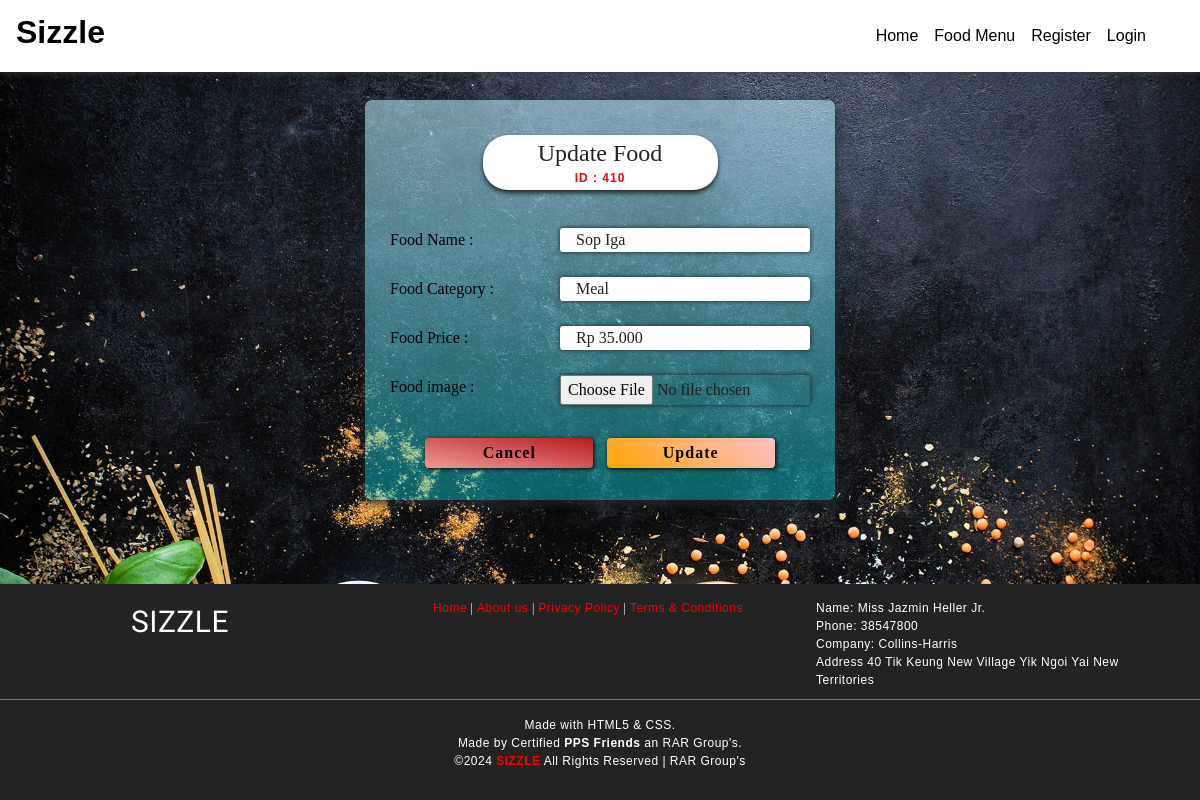
Page /getfood/41 on the earlier database version.
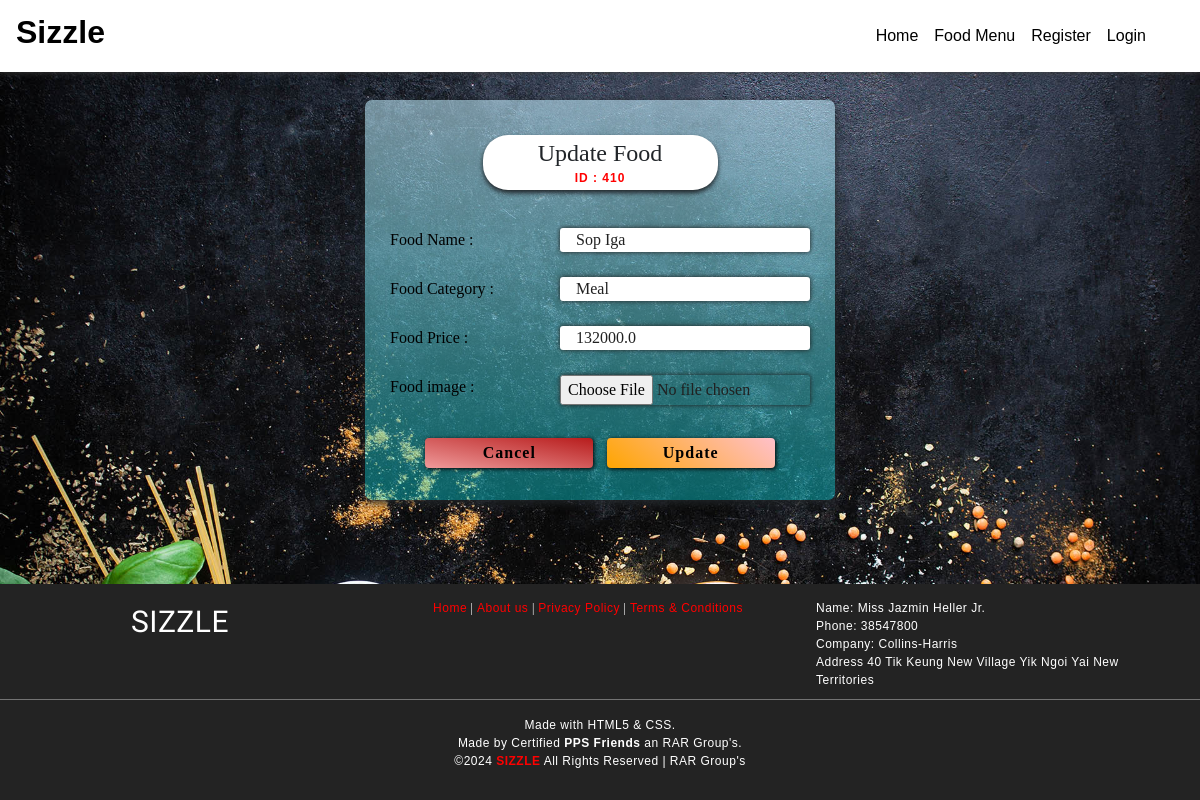
Same page on the later database version.
### foodapp/models.py (models this page shows)
class Food(models.Model):
	FoodId    = models.AutoField(primary_key=True)
	FoodName  = models.CharField(max_length=30)
	FoodCat   = models.CharField(max_length=30)
	FoodPrice = models.FloatField(max_length=15)
	FoodImage = models.ImageField(upload_to='media',default='')
	class Meta:
		db_table = "FP_Food"

### foodapp/views.py (the view)
# urls.py: path('getfood/<int:FoodId>',views.getfood),
def getfood(request,FoodId):
	foods = Food.objects.get(FoodId=FoodId)
	return render(request,'updatefood.html',{'f':foods})

### Templates/foodapp/updatefood.html (shortened to what the changed rows need)
<!DOCTYPE html>
<html lang="en" dir="ltr">
  <head>
	{% load static %}
    <link rel="stylesheet" type="text/css" href="{% static 'css/imperial_style.css' %}" />
    <link rel="stylesheet" type="text/css" href="{% static 'css/master.css' %}" />
    <link rel="stylesheet" href="https://use.fontawesome.com/releases/v5.7.2/css/all.css">
    <link rel="stylesheet" href="https://use.fontawesome.com/releases/v5.3.1/css/all.css">
<link rel="stylesheet" href="https://stackpath.bootstrapcdn.com/bootstrap/4.4.1/css/bootstrap.min.css">
  </head>
    <nav class="navbar navbar-expand-lg navbar-light" style="position: fixed;width:100%;background-image: linear-gradient(180deg,#FFF,#FFF);box-shadow: 0px 0px 7px 0px #404040;">
      <a class="navbar-brand" href="/"><h2 style="color:black;font-family:sans-serif;font-weight:bolder;"><b>Sizzle</b></h2></a>
    </nav>
      <main>
        <center><div class="middle-admin-reg">
          <center ><legend style="margin-top:25px;box-shadow:0px 3px 5px;width:50%;background:white;border-radius:25px;font-family: 'Courgette', cursive;">Update Food<h5 style="font-size:50%;color:RED;padding-bottom:5px;letter-spacing:1px;"><b>ID : {{f.FoodId}}0</b></h5></legend></center>
          <div class="form-container">
            <form class="myform-container" enctype="multipart/form-data" action="/editfood/{{f.FoodId}}" method="post">{% csrf_token %}
            <span class="entry-box">Food Name : <input type="text" name="FoodName" value="{{f.FoodName}}"></span>
            <span class="entry-box">Food Category : <input type="text" name="FoodCat" value="{{f.FoodCat}}" required></span>
            <span class="entry-box">Food Price : <input type="tel" name="FoodPrice" maxlength="6"  value="{{f.FoodPrice}}" required></span>
            </form>
          </div>
        </div></center>
      </main>
  </body>
</html>

Differences in the rows shown:
changed Food "Sop Iga": FoodPrice "Rp 35.000" → "132000.0"
